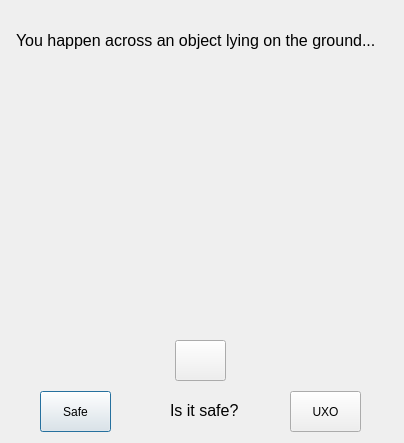
<?xml version="1.0" encoding="UTF-8"?>
<ui version="4.0">
 <class>uxo_dialog</class>
 <widget class="QDialog" name="uxo_dialog">
  <property name="geometry">
   <rect>
    <x>0</x>
    <y>0</y>
    <width>404</width>
    <height>443</height>
   </rect>
  </property>
  <property name="windowTitle">
   <string>UXO</string>
  </property>
  <property name="modal">
   <bool>true</bool>
  </property>
  <widget class="QPushButton" name="buttonSafe">
   <property name="geometry">
    <rect>
     <x>40</x>
     <y>391</y>
     <width>71</width>
     <height>41</height>
    </rect>
   </property>
   <property name="text">
    <string>Safe</string>
   </property>
   <property name="icon">
    <iconset>
     <normaloff>../res/img/safe.png</normaloff>../res/img/safe.png</iconset>
   </property>
   <property name="iconSize">
    <size>
     <width>32</width>
     <height>32</height>
    </size>
   </property>
  </widget>
  <widget class="QPushButton" name="buttonNotSafe">
   <property name="geometry">
    <rect>
     <x>290</x>
     <y>391</y>
     <width>71</width>
     <height>41</height>
    </rect>
   </property>
   <property name="text">
    <string>UXO</string>
   </property>
   <property name="icon">
    <iconset>
     <normaloff>../res/img/not_safe.png</normaloff>../res/img/not_safe.png</iconset>
   </property>
   <property name="iconSize">
    <size>
     <width>32</width>
     <height>32</height>
    </size>
   </property>
  </widget>
  <widget class="QLabel" name="imageLabel">
   <property name="geometry">
    <rect>
     <x>15</x>
     <y>70</y>
     <width>371</width>
     <height>261</height>
    </rect>
   </property>
   <property name="text">
    <string/>
   </property>
   <property name="alignment">
    <set>Qt::AlignCenter</set>
   </property>
  </widget>
  <widget class="QPushButton" name="buttonZoom">
   <property name="geometry">
    <rect>
     <x>175</x>
     <y>340</y>
     <width>51</width>
     <height>41</height>
    </rect>
   </property>
   <property name="text">
    <string/>
   </property>
   <property name="icon">
    <iconset>
     <normaloff>../res/img/zoom.png</normaloff>../res/img/zoom.png</iconset>
   </property>
   <property name="iconSize">
    <size>
     <width>32</width>
     <height>32</height>
    </size>
   </property>
  </widget>
  <widget class="QLabel" name="label">
   <property name="geometry">
    <rect>
     <x>16</x>
     <y>10</y>
     <width>381</width>
     <height>61</height>
    </rect>
   </property>
   <property name="font">
    <font>
     <pointsize>12</pointsize>
    </font>
   </property>
   <property name="text">
    <string>You happen across an object lying on the ground...</string>
   </property>
  </widget>
  <widget class="QLabel" name="label_2">
   <property name="geometry">
    <rect>
     <x>170</x>
     <y>380</y>
     <width>71</width>
     <height>61</height>
    </rect>
   </property>
   <property name="font">
    <font>
     <pointsize>12</pointsize>
    </font>
   </property>
   <property name="text">
    <string>Is it safe?</string>
   </property>
  </widget>
 </widget>
 <resources/>
 <connections/>
</ui>
